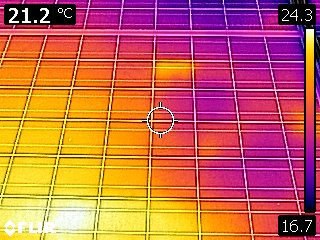
#> input picture 16010420041_Alekhya_DL_IA2/thermal images/FLIR0003.jpg, 320 x 240 px, found by its file name; its folder holds only this picture in this run
$ jupyter execute --allow-errors Code.ipynb
#> lines starting #> are read from the running program, lines starting #| are printed output that depends on the picture; after the words box and inside, x2 and y2 are one past the last pixel; in counts of white or black regions, pixels touching at a corner belong together
# MASKING THE ANNOTATIONS PRESENT IN THE IMAGES AND THE CENTRAL TARGET SYMBOL

[cell 1]
import cv2
import numpy as np
import os

# Set the input and output directories
input_dir = r"C:\Users\paart\16010420041_Alekhya_DL_IA2\thermal images"
output_dir = r"C:\Users\paart\16010420041_Alekhya_DL_IA2\masked_images"

# Create the output directory if it doesn't exist
if not os.path.exists(output_dir):
    os.makedirs(output_dir)

# Loop through all image files in the input directory
for filename in os.listdir(input_dir):
    if filename.endswith(".jpg") or filename.endswith(".jpeg") or filename.endswith(".png"):

        # Load the image
        img_path = os.path.join(input_dir, filename)
        img = cv2.imread(img_path)
#> img is the input picture: shape (240, 320, 3); mean B, G, R 79.2, 102.5, 197.5

        # Convert the image to grayscale
        gray = cv2.cvtColor(img, cv2.COLOR_BGR2GRAY)
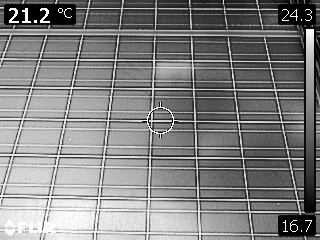
#> gray: shape (240, 320); min 0, max 255, mean 128.3

        # Threshold the grayscale image to isolate yellow and white regions
        _, thresh = cv2.threshold(gray, 220, 255, cv2.THRESH_BINARY)
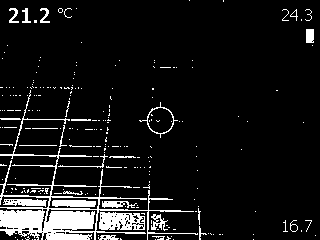
#> thresh: shape (240, 320); 9.1% white; 241 white regions (211 under 20 px), largest, box (x1, y1, x2, y2) and area: (0, 90, 198, 240) 3863, (99, 212, 145, 230) 632, (52, 200, 96, 207) 281

        # Create a rectangular mask
        mask_rect = np.zeros(img.shape[:2], dtype=np.uint8)
        x1, y1, x2, y2 = 275, 2, 319, 23
        cv2.rectangle(mask_rect, (x1, y1), (x2, y2), 255, -1)
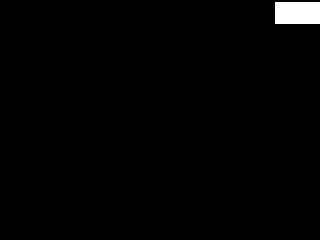
#> mask_rect: shape (240, 320); 1.3% white; 1 white region, box (x1, y1, x2, y2) and area: (275, 2, 320, 24) 990
        x1, y1, x2, y2 = 3, 3, 78, 24
        cv2.rectangle(mask_rect, (x1, y1), (x2, y2), 255, -1)
        x1, y1, x2, y2 = 303, 28, 317, 213
        cv2.rectangle(mask_rect, (x1, y1), (x2, y2), 255, -1)
        x1, y1, x2, y2 = 275, 213, 316, 236
        cv2.rectangle(mask_rect, (x1, y1), (x2, y2), 255, -1)
        x1, y1, x2, y2 = 3, 219, 57, 234
        cv2.rectangle(mask_rect, (x1, y1), (x2, y2), 255, -1)
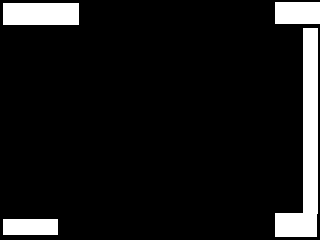
#> mask_rect: shape (240, 320); 9.5% white; 4 white regions, box (x1, y1, x2, y2) and area: (275, 28, 318, 237) 3784, (3, 3, 79, 25) 1672, (275, 2, 320, 24) 990, (3, 219, 58, 235) 880

        # Create a circular mask
        mask_circle1 = np.zeros(img.shape[:2], dtype=np.uint8)
        mask_circle2 = np.zeros(img.shape[:2], dtype=np.uint8)
        center_x, center_y = img.shape[1] // 2, img.shape[0] // 2
#> center_x = 160; center_y = 120
        radius1 = 17
        radius2 = 10
        cv2.circle(mask_circle1, (center_x, center_y), radius1, 255, -1)
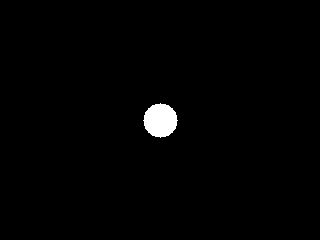
#> mask_circle1: shape (240, 320); 1.2% white; 1 white region, box (x1, y1, x2, y2) and area: (143, 103, 178, 138) 901
        cv2.circle(mask_circle2, (center_x, center_y), radius2, 255, -1)
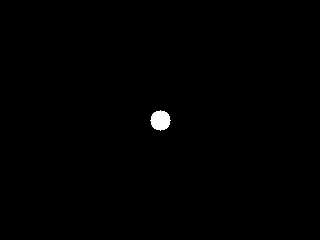
#> mask_circle2: shape (240, 320); 0.41% white; 1 white region, box (x1, y1, x2, y2) and area: (150, 110, 171, 131) 317

        # Subtract the smaller mask from the larger mask to create a thin circular mask
        mask_circle = cv2.subtract(mask_circle1, mask_circle2)

        # Combine the two masks using bitwise or
        mask = cv2.bitwise_or(mask_rect, mask_circle)

        # Invert the mask so that only the specified regions are masked
        mask = cv2.bitwise_not(mask)

        # Apply the mask to the image
        masked_img = cv2.bitwise_and(img, img, mask=mask)
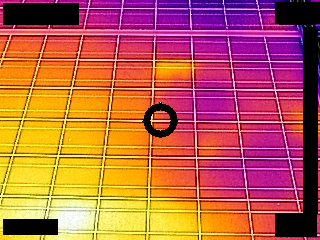
#> masked_img: shape (240, 320, 3); mean B, G, R 71.6, 95.2, 185.9

        # Save the masked image in the output directory
        output_path = os.path.join(output_dir, filename)
        cv2.imwrite(output_path, masked_img)

# THRESHOLDING THE IMAGES FROM LIGHT YELLOW TO WHITE RANGE

[cell 2]
import os
import cv2
import numpy as np

# Define input and output directories
input_dir = r"C:\Users\paart\16010420041_Alekhya_DL_IA2\masked_images"
output_dir = r"C:\Users\paart\16010420041_Alekhya_DL_IA2\masked_fault_images"

# Set the threshold values
lower_thresh = np.array([220, 220, 220], dtype=np.uint8)
upper_thresh = np.array([255, 255, 255], dtype=np.uint8)

# Create the output directory if it doesn't exist
if not os.path.exists(output_dir):
    os.makedirs(output_dir)

# Loop through all image files in the input directory
for file_name in os.listdir(input_dir):
    if file_name.endswith('.jpg') or file_name.endswith('.jpeg') or file_name.endswith('.png'):
        # Load the image
        img = cv2.imread(os.path.join(input_dir, file_name))

        # Convert the image to grayscale
        gray = cv2.cvtColor(img, cv2.COLOR_BGR2GRAY)

        # Create a mask of the white region
        mask = cv2.inRange(img, lower_thresh, upper_thresh)

        # Apply the mask to the original image
        white_region = cv2.bitwise_and(img, img, mask=mask)

        # Save the resulting image to the output directory
        cv2.imwrite(os.path.join(output_dir, file_name), white_region)

# CONVERTING THE IMAGES TO GREYSCALE

[cell 3]
import cv2
import os

# Set the input and output folder paths
input_folder = r"C:\Users\paart\16010420041_Alekhya_DL_IA2\masked_fault_images"
output_folder = r"C:\Users\paart\16010420041_Alekhya_DL_IA2\grey_fault_images"

# Create the output folder if it doesn't exist
if not os.path.exists(output_folder):
    os.makedirs(output_folder)

# Loop through all the image files in the input folder
for file_name in os.listdir(input_folder):
    # Load the image
    img_path = os.path.join(input_folder, file_name)
    img = cv2.imread(img_path)

    # Convert the image to grayscale
    gray = cv2.cvtColor(img, cv2.COLOR_BGR2GRAY)

    # Save the grayscale image to the output folder
    output_path = os.path.join(output_folder, file_name)
    cv2.imwrite(output_path, gray)

# Print a message when the processing is done
print("All images converted to grayscale and saved to output folder.")

# MAKING THE BOUNDING BOXES AROUND THE IMAGE AND SAVING ITS COORDINATES

[cell 4]
import cv2
import numpy as np
import os
import pandas as pd

# Create a dataframe to store bounding box coordinates and fault labels
df = pd.DataFrame(columns=['image', 'xmin', 'ymin', 'xmax', 'ymax', 'label'])

# Set the input and output folder paths
input_folder = r"C:\Users\paart\16010420041_Alekhya_DL_IA2\grey_fault_images"
output_folder = r"C:\Users\paart\16010420041_Alekhya_DL_IA2\bounded_images"

# Create the output folder if it doesn't exist
if not os.path.exists(output_folder):
    os.makedirs(output_folder)

# Loop through all the image files in the input folder
for file_name in os.listdir(input_folder):
    # Load the image
    img_path = os.path.join(input_folder, file_name)
    img = cv2.imread(img_path)

    # Convert the image to grayscale
    gray = cv2.cvtColor(img, cv2.COLOR_BGR2GRAY)

    # Apply a morphological closing operation to remove the black lines
    kernel = np.ones((5, 5), np.uint8)
    gray_closed = cv2.morphologyEx(gray, cv2.MORPH_CLOSE, kernel)

    # Threshold the grayscale image to isolate grey regions
    _, thresh = cv2.threshold(gray_closed, 200, 255, cv2.THRESH_BINARY)

    # Find the contours in the binary thresholded image
    contours, hierarchy = cv2.findContours(thresh, cv2.RETR_EXTERNAL, cv2.CHAIN_APPROX_SIMPLE)

    # Find the bounding boxes of all contours and merge overlapping boxes
    boxes = []
    for contour in contours:
        x, y, w, h = cv2.boundingRect(contour)
        if w >= 20 or h >= 20:  # Only consider boxes with width and height >= 20
            box = [x, y, x+w, y+h]
            merge = False
            for i, b in enumerate(boxes):
                if (box[0] >= b[0] and box[0] <= b[2]) or (b[0] >= box[0] and b[0] <= box[2]):
                    if (box[1] >= b[1] and box[1] <= b[3]) or (b[1] >= box[1] and b[1] <= box[3]):
                        boxes[i] = [min(box[0], b[0]), min(box[1], b[1]), max(box[2], b[2]), max(box[3], b[3])]
                        merge = True
                        break
            if not merge:
                boxes.append(box)

    # Draw the merged bounding boxes on the image and label them as 'fault' or 'no fault'
    for box in boxes:
        if box[2] - box[0] >= 30 and box[3] - box[1] >= 30:
            fault_label = 'fault'
        else:
            fault_label = 'no fault'
        cv2.rectangle(img, (box[0], box[1]), (box[2], box[3]), (0, 255, 0), 2)

        # Append bounding box coordinates and fault label to the dataframe
        df = df.append({'image': file_name, 'xmin': box[0], 'ymin': box[1], 'xmax': box[2], 'ymax': box[3], 'label': fault_label}, ignore_index=True)

    # Save the image with bounding boxes
    output_path = os.path.join(output_folder, file_name)
    cv2.imwrite(output_path, img)

# Save the dataframe to an Excel file
excel_path = r"C:\Users\paart\16010420041_Alekhya_DL_IA2\bounding_box_coordinates.xlsx"
df.to_excel(excel_path, index=False)

# Print a message when the processing is done
print("Bounding boxes applied to all images and saved to output folder.")
print("Bounding box coordinates also saved to Excel file:", excel_path)

# COMPUTING THE IOU VALUE OF ALL THE IMAGES WITH RESPECT TO THE GROUND TRUTH VALUES

[cell 5]
import pandas as pd
import numpy as np

# Load the ground truth and predicted bounding box coordinates from Excel files
#> (the rest of this cell did not finish here and is left out)

# ADDING THE FAULT OR NO FAULT LABELS TO THE DATASET

[cell 6]
import pandas as pd
import numpy as np

# Load the data from the excel file
df = pd.read_excel(r"C:\Users\paart\16010420041_Alekhya_DL_IA2\bounding_box_coordinates.xlsx")

# Group the data by image and aggregate the bounding boxes into a list
grouped = df.groupby("image").agg({
    "xmin": list,
    "ymin": list,
    "xmax": list,
    "ymax": list,
    "label": list
}).reset_index()

# Define a function to determine the label for each image based on the bounding box labels
# [5 lines left out: function determine_label, not called in this run]

# Define a function to calculate the area of a rectangle
def calculate_area(xmin, ymin, xmax, ymax):
    return (xmax - xmin) * (ymax - ymin)

# Define a function to find the bounding box with the largest area
def find_largest_bounding_box(xmin_list, ymin_list, xmax_list, ymax_list):
#> called with xmin_list = nan, ymin_list = nan, xmax_list = nan, ymax_list = nan
    max_area = 0
    max_box = None
    for i in range(len(xmin_list)):
        area = calculate_area(xmin_list[i], ymin_list[i], xmax_list[i], ymax_list[i])
        if area > max_area:
            max_area = area
            max_box = (xmin_list[i], ymin_list[i], xmax_list[i], ymax_list[i])
    return max_box

# Rename the columns to match the expected names in flow_from_dataframe and add file path
grouped = grouped.rename(columns={
    "image_path": "image",
    "xmin": "xmin_list",
    "ymin": "ymin_list",
    "xmax": "xmax_list",
    "ymax": "ymax_list",
    "label": "label_list"
})
file_path = "C:/Users/paart/16010420041_Alekhya_DL_IA2/bounded_images/"
grouped["file_path"] = file_path + grouped["image"]

# Convert the lists of bounding boxes to numpy arrays
grouped["xmin"] = grouped["xmin_list"].apply(np.array)
grouped["ymin"] = grouped["ymin_list"].apply(np.array)
grouped["xmax"] = grouped["xmax_list"].apply(np.array)
grouped["ymax"] = grouped["ymax_list"].apply(np.array)

# Determine the label for each image based on the bounding box labels
grouped["label"] = grouped["label_list"].apply(determine_label)

# Calculate the final bounding boxes
#> (the rest of this cell did not finish here and is left out)

$ run again, on 16010420041_Alekhya_DL_IA2/thermal images/FLIR0016.jpg
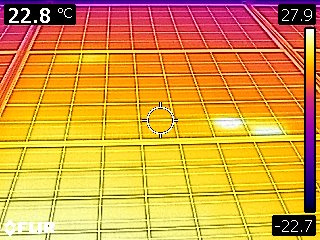
#> input picture 16010420041_Alekhya_DL_IA2/thermal images/FLIR0016.jpg, 320 x 240 px, found by its file name
#> img is the input picture: shape (240, 320, 3); mean B, G, R 60.3, 155.7, 213.7
#> `_, thresh = cv2.threshold(gray, 220, 255, cv2.THRESH_BINARY)`:
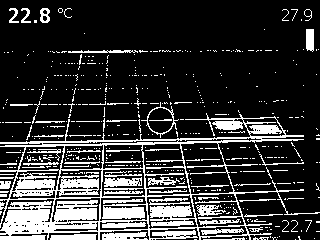
#> thresh: shape (240, 320); 21% white; 518 white regions (455 under 20 px), largest, box (x1, y1, x2, y2) and area: (0, 113, 320, 240) 10340, (102, 232, 148, 240) 283, (104, 177, 142, 187) 267
#> mask_circle1: shape (240, 320); 1.2% white; 1 white region, box (x1, y1, x2, y2) and area: (143, 103, 178, 138) 901
#> mask_circle2: shape (240, 320); 0.41% white; 1 white region, box (x1, y1, x2, y2) and area: (150, 110, 171, 131) 317
#> `masked_img = cv2.bitwise_and(img, img, mask=mask)`:
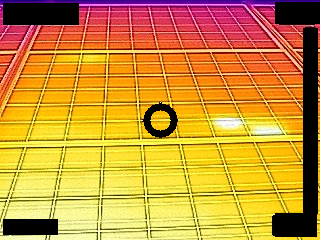
#> masked_img: shape (240, 320, 3); mean B, G, R 52.7, 147.1, 202

$ run again, on 16010420041_Alekhya_DL_IA2/thermal images/FLIR0018.jpg
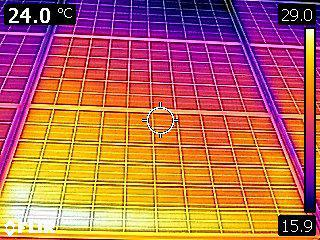
#> input picture 16010420041_Alekhya_DL_IA2/thermal images/FLIR0018.jpg, 320 x 240 px, found by its file name
#> img is the input picture: shape (240, 320, 3); mean B, G, R 85.7, 104.7, 181.3
#> `_, thresh = cv2.threshold(gray, 220, 255, cv2.THRESH_BINARY)`:
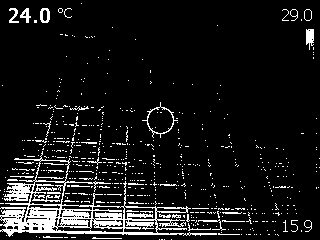
#> thresh: shape (240, 320); 9.2% white in thin lines or dots
#> mask_circle1: shape (240, 320); 1.2% white; 1 white region, box (x1, y1, x2, y2) and area: (143, 103, 178, 138) 901
#> mask_circle2: shape (240, 320); 0.41% white; 1 white region, box (x1, y1, x2, y2) and area: (150, 110, 171, 131) 317
#> `masked_img = cv2.bitwise_and(img, img, mask=mask)`:
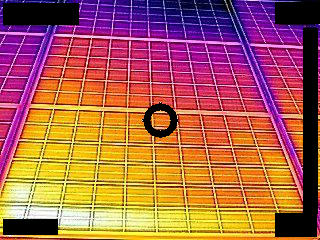
#> masked_img: shape (240, 320, 3); mean B, G, R 77.7, 96.3, 169.4

$ run again, on 16010420041_Alekhya_DL_IA2/thermal images/FLIR0019.jpg
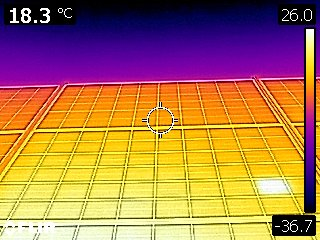
#> input picture 16010420041_Alekhya_DL_IA2/thermal images/FLIR0019.jpg, 320 x 240 px, found by its file name
#> img is the input picture: shape (240, 320, 3); mean B, G, R 80, 120.2, 170.1
#> thresh: shape (240, 320); 19.6% white; 324 white regions (267 under 20 px), largest, box (x1, y1, x2, y2) and area: (0, 133, 304, 240) 7593, (37, 102, 235, 148) 694, (156, 226, 191, 240) 458
#> mask_circle1: shape (240, 320); 1.2% white; 1 white region, box (x1, y1, x2, y2) and area: (143, 103, 178, 138) 901
#> mask_circle2: shape (240, 320); 0.41% white; 1 white region, box (x1, y1, x2, y2) and area: (150, 110, 171, 131) 317
#> `masked_img = cv2.bitwise_and(img, img, mask=mask)`:
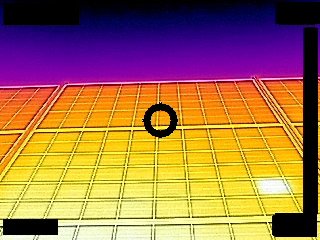
#> masked_img: shape (240, 320, 3); mean B, G, R 72.5, 111.9, 159.5
